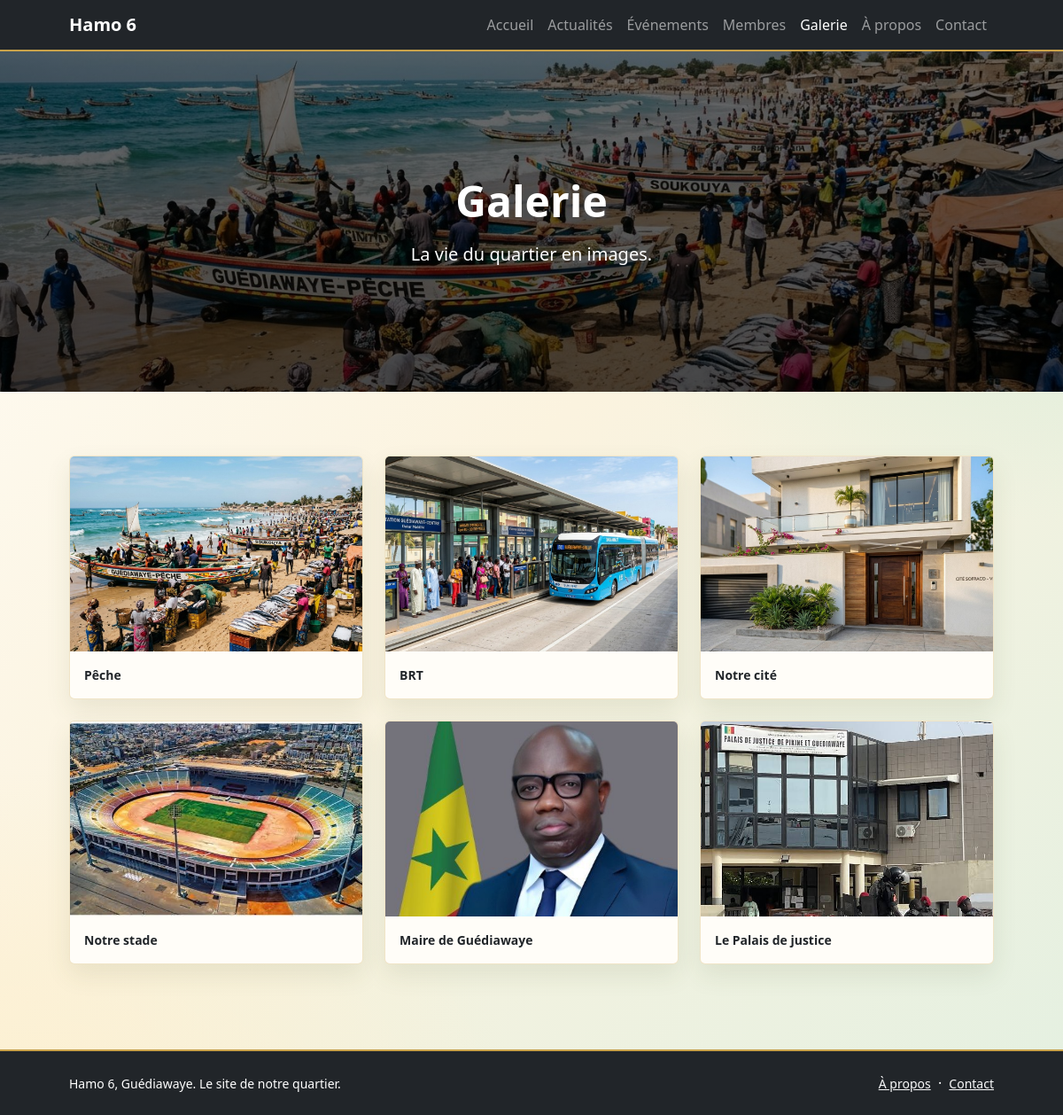
The page /galerie/ on the database its author committed.
### hot_boys/models.py (models this page shows, shortened)
class Photo(models.Model):
    titre = models.CharField(max_length=150, blank=True)
    image = models.ImageField(upload_to="galerie/")
    date_ajout = models.DateTimeField(auto_now_add=True)
    class Meta:
        ordering = ["-date_ajout"]

### hot_boys/views.py (the view)
# urls.py: path("galerie/", views.galerie, name="galerie"),
def galerie(request):
    return render(request, "hot_boys/galerie.html", {"photos": Photo.objects.all()})

### hot_boys/templatetags/entete.py (called while the page is built)
@register.simple_tag
def photo_entete(n=0):
    photos = list(Photo.objects.all()[:6])
    if not photos:
        return None
    return photos[int(n or 0) % len(photos)]

### hot_boys/templates/hot_boys/galerie.html (shortened to what this page needs)
{% extends "hot_boys/base.html" %}
{% block content %}
{% include "hot_boys/_entete.html" with titre="Galerie" texte="La vie du quartier en images." n=0 %}
<section class="pt-5 pb-5">
  <div class="container px-5 mt-4 mb-5">
    <div class="row gx-4 gy-4 row-cols-1 row-cols-sm-2 row-cols-lg-3">
      {% for p in photos %}
        <div class="col">
          <div class="card border-0 shadow h-100">
            <a href="{{ p.image.url }}" target="_blank" rel="noopener">
              <img class="card-img-top img-cover" src="{{ p.image.url }}" alt="{{ p.titre|default:'Photo du quartier' }}" loading="lazy">
            </a>
            {% if p.titre %}<div class="card-body py-3"><div class="fw-bold small">{{ p.titre }}</div></div>{% endif %}
          </div>
        </div>
      {% empty %}
        <p class="text-center text-muted">Aucune photo pour le moment.</p>
      {% endfor %}
    </div>
  </div>
</section>
{% endblock %}

### hot_boys/templates/hot_boys/_entete.html (shortened to what this page needs)
{% load entete static %}
{% photo_entete n|default:0 as photo %}
<header class="entete-image{% if leger %} entete-leger{% endif %} text-white"{% if fond %} style="background-image: url('{% static fond %}'){% if position %}; background-position: {{ position }}{% endif %}"{% elif image %} style="background-image: url('{{ image.url }}')"{% elif photo %} style="background-image: url('{{ photo.image.url }}')"{% endif %}>
  <div class="container px-5">
    <div class="row {% if gauche %}justify-content-start{% else %}justify-content-center{% endif %}">
      <div class="{% if gauche %}col-lg-5{% else %}col-lg-9 col-xxl-8{% endif %}">
        <div class="py-5 my-4 {% if gauche %}text-center text-lg-start{% else %}text-center{% endif %}">
          <h1 class="display-5 fw-bolder mb-3">{{ titre }}</h1>
          {% if texte %}<p class="lead fw-normal mb-0">{{ texte }}</p>{% endif %}
        </div>
      </div>
    </div>
  </div>
</header>

### static/css/style.css (style rules this page uses)
html, body { height: 100%; }
:root { --bs-primary: #0b6b3a; --bs-primary-rgb: 11, 107, 58; --bs-link-color: #0b6b3a; --bs-link-color-rgb: 11, 107, 58; --bs-link-hover-color: #084d2a; --bs-link-hover-color-rgb: 8, 77, 42; }
.img-cover { width: 100%; height: 220px; object-fit: cover; object-position: center 20%; }
.entete-image { position: relative; background-color: #212529; background-size: cover; background-position: center; }
.entete-image::before { content: ""; position: absolute; inset: 0; background: linear-gradient(rgba(0, 0, 0, .55), rgba(0, 0, 0, .7)); }
.entete-image > .container { position: relative; }
.entete-image, .entete-accueil { display: flex; align-items: center; min-height: 24rem; }
.entete-image > .container, .entete-accueil > .container { width: 100%; }
:root { --fond-1: #fffdf6; --fond-2: #fbf3df; --fond-3: #e4f0e1; --halo-a: rgba(255, 255, 255, .95); --halo-b: rgba(208, 234, 214, .80); --halo-c: rgba(255, 238, 200, .60); --section-1: rgba(226, 238, 214, .70); --section-2: rgba(247, 238, 217, .70); --creme-clair: #fffdf8; --or: #c9a24a; }
html { background-color: var(--fond-2); background-image: radial-gradient(1100px 520px at 12% -5%, var(--halo-a), rgba(255, 255, 255, 0) 65%), radial-gradient(900px 560px at 100% 18%, var(--halo-b), rgba(255, 255, 255, 0) 65%), radial-gradient(900px 600px at 0% 100%, var(--halo-c), rgba(255, 255, 255, 0) 65%), linear-gradient(135deg, var(--fond-1) 0%, var(--fond-2) 45%, var(--fond-3) 100%); background-attachment: fixed; background-repeat: no-repeat; }
body { background: transparent; }
.card { --bs-card-bg: var(--creme-clair); }
.card.border-0 { border: 1px solid rgba(201, 162, 74, .28) !important; box-shadow: 0 .75rem 1.75rem rgba(70, 90, 40, .10) !important; }

### rows shown on the page
Photo: image (picture), titre "Pêche"
Photo: image (picture), titre "BRT"
Photo: image (picture), titre "Notre cité"
Photo: image (picture), titre "Notre stade"
Photo: image (picture), titre "Maire de Guédiawaye"
Photo: image (picture), titre "Le Palais de justice"

### other values the page prints
{{ titre }} "Galerie"
{{ texte }} "La vie du quartier en images."
